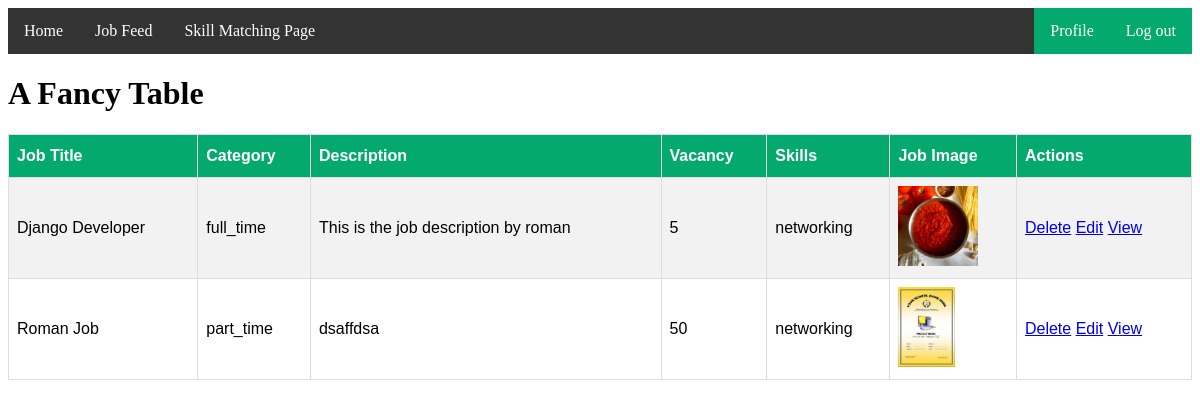
Page /createdJob/ (signed in) on the committed database.
### myApp/models.py (models this page shows, shortened)
class JobModel(models.Model):
    CATEGORY=[
        ('full_time','Full Time'),
        ('part_time','Part Time'),
    ]
    SKILLS=[
        ('programming','Programming'),
        ('networking','Networking'),
        ('graphics_design','Graphics Design'),
        ('cyber_security','Cyber Security'),
    ]
    skills=models.CharField(choices=SKILLS,max_length=100,null=True)
    user = models.ForeignKey(customUser, on_delete=models.CASCADE)
    title = models.CharField(max_length=200)
    openings = models.PositiveIntegerField()
    category=models.CharField(choices=CATEGORY,max_length=100,null=True)
    description = models.TextField()
    Job_Image=models.ImageField(upload_to='Media/Job_Image',null=True)

### myProject/views.py (the view)
# urls.py: path("createdJob/", createdJob, name="createdJob"),
@login_required
def createdJob(request):
    jobs=JobModel.objects.filter(user=request.user)
    context={
        'jobs':jobs
    }
    return render(request,"createdJob.html",context)

### Template/createdJob.html (shortened to what this page needs)
{% extends 'base.html' %}
{% block body %}
<!DOCTYPE html>
<html>
<head>
</head>
<body>
<h1>A Fancy Table</h1>
<table id="customers">
  <tr>
    <th>Job Title</th>
    <th>Category</th>
    <th>Description</th>
    <th>Vacancy</th>
    <th>Skills</th>
    <th>Job Image</th>
    <th>Actions</th>
  </tr>
  {% for i in jobs %}
  <tr>
    <td>{{i.title}}</td>
    <td>{{i.category}}</td>
    <td>{{i.description}}</td>
    <td>{{i.openings}}</td>
    <td>{{i.skills}}</td>
    <td>
        <img src="/{{i.Job_Image}}" height="80px" alt="">
    </td>
    <td>
        <a href=" {% url 'deleteJob' i.id %} ">Delete</a>
        <a href=" {% url 'editJob' i.id %} ">Edit</a>
        <a href=" {% url 'viewJob' i.id %} ">View</a>
    </td>
  </tr>
  {% endfor %}
</table>
</body>
</html>
{% endblock body %}

### Template/createdJob.html (style rules this page uses)
#customers { font-family: Arial, Helvetica, sans-serif; border-collapse: collapse; width: 100%; }
#customers td, #customers th { border: 1px solid #ddd; padding: 8px; }
#customers tr:nth-child(even) { background-color: #f2f2f2; }
#customers th { padding-top: 12px; padding-bottom: 12px; text-align: left; background-color: #04AA6D; color: white; }

### rows in the picture
JobModel: title "Django Developer", category "full_time", description "This is the job description by roman", openings "5", skills "networking", Job_Image (picture)
JobModel: title "Roman Job", category "part_time", description "dsaffdsa", openings "50", skills "networking", Job_Image (picture)
